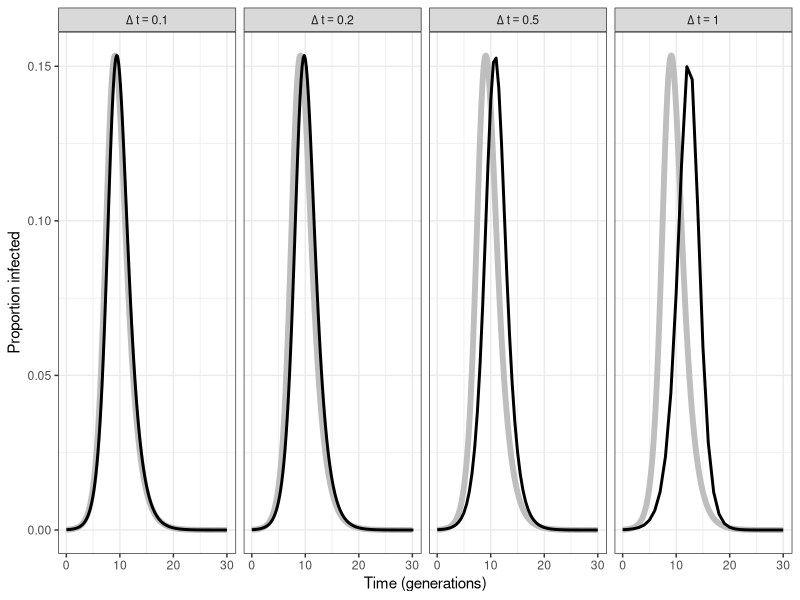

This chart was generated by the following R code: (Note: this script raises an error after producing the figure.)
library(deSolve)
library(tidyr)
library(dplyr)
library(ggplot2); theme_set(theme_bw())

sir <- function(t, state, parameters) {
	with(as.list(c(state, parameters)), {
		I <- exp(logI)
		dS <- - beta * S * I/N
		dlogI <- beta * S/N - gamma
		dR <- gamma * I
		list(c(dS, dlogI, dR))
	})
}

par <- c(beta=2, gamma=1, N=1)
yini <- c(S=1-1e-4, logI=log(1e-4), R=0)

out <- as.data.frame(rk(yini, seq(0, 30, by=0.1), sir, par))

simulate_si <- function(delta=0.1, 
						beta=2, 
						IP=1, ## infectious period
						I0=10,
						N=1e5,
						tmax=30,
						type=c("det", "stoch"),
						nsim=1) {
	
	type <- match.arg(type)
	
	if (type=="det") {
		simfun <- function(x, y) x * y
	} else {
		simfun <- function(x, y) rbinom(1, size=x, prob=y)
	}
	
	if (delta==IP) {
		rec <- 1
	} else if (delta < IP) {
		gamma <- -1/delta * log(1 - delta/IP)
		rec <- 1 - exp(-gamma*delta)
	} else {
		stop("delta must be smaller than IP")
	}
	
	reslist <- vector('list', nsim)
	
	for (i in 1:nsim) {
		Svec <- S <- N-I0
		Ivec <- I <- I0
		tvec <- t <- 0
		
		while (t < tmax) {
			infection <- simfun(S, (1 - exp(-beta * I * delta/N)))
			recovery <- simfun(I, rec)
			S <- S - infection
			I <- infection + I - recovery
			Svec <- c(Svec, S)
			Ivec <- c(Ivec, I)
			t <- t + delta
			tvec <- c(tvec, t)
		}
		
		reslist[[i]] <- data.frame(
			time=tvec,
			S=Svec,
			I=Ivec,
			sim=i,
			type=type,
			delta=delta
		)
	}
	
	do.call("rbind", reslist)
}

delta_vec <- c(0.1, 0.2, 0.5, 1)

det_simlist <- lapply(delta_vec, simulate_si)

det_simdata <- det_simlist %>%
	bind_rows %>%
	gather(key, value, -time, -sim, -type, -delta) %>%
	group_by(key, type, time, delta) %>%
	summarize(mean=mean(value)/1e5) %>%
	mutate(
		delta=factor(delta, labels=paste0("Delta~t==", delta))
	)

ggplot(det_simdata %>% filter(key=="I")) +
	geom_line(data=out, aes(time, exp(logI)), col="gray", lwd=2) +
	geom_line(aes(time, mean, group=delta), lwd=1) +
	ylab("Proportion infected") +
	xlab("Time (generations)") +
	facet_grid(~delta, labeller=label_parsed) +
	theme(
		
	)

stoch_simlist1 <- lapply(delta_vec, simulate_si, nsim=500, type="stoch", N=1000)
stoch_simlist2 <- lapply(delta_vec, simulate_si, nsim=500, type="stoch", N=10000)
stoch_simlist3 <- lapply(delta_vec, simulate_si, nsim=500, type="stoch", N=100000)

stoch_simdata <- stoch_simlist %>% 
	bind_rows %>%
	gather(key, value, -time, -sim, -type, -delta) %>%
	group_by(key, type, time, delta) %>%
	summarize(
		mean=mean(value),
		lwr=quantile(value, 0.025),
		upr=quantile(value, 0.975)
	)

ggplot(stoch_simdata %>% filter(key=="I")) +
	geom_line(aes(time, mean)) +
	geom_ribbon(aes(time, ymin=lwr, ymax=upr), alpha=0.5) +
	facet_wrap(~delta)

stoch_summary <- stoch_simlist %>%
	bind_rows %>%
	group_by(type, sim, delta) %>%
	summarize(
		max=max(I),
		maxtime=head(time[I==max(I)],1),
		zerotime=head(time[I==0], 1),
		final=1-tail(S, 1)/(head(S,1)+10)
	)

ggplot(stoch_summary) + geom_boxplot(aes(as.character(delta), maxtime))
